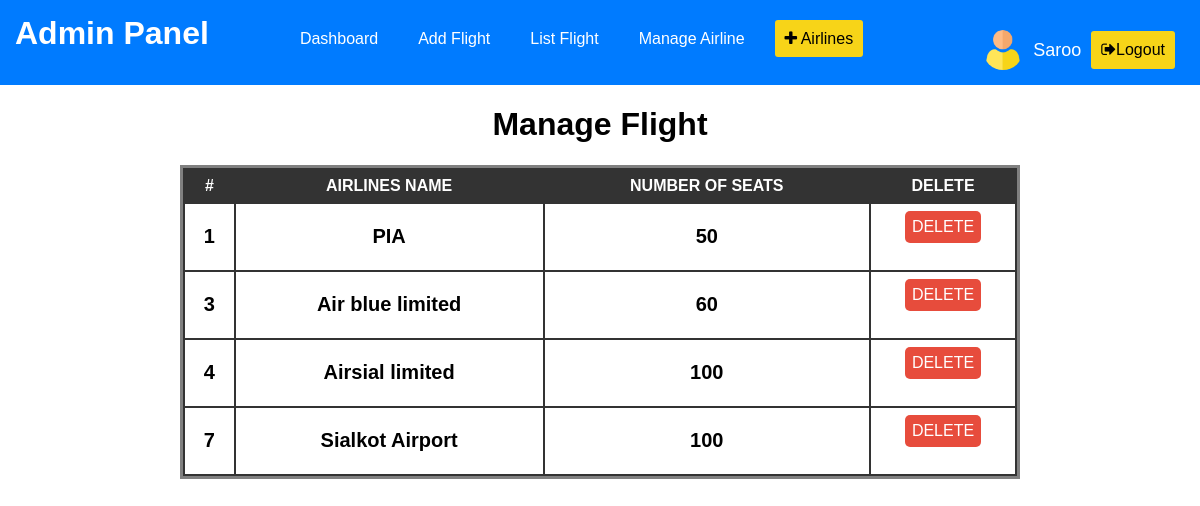
The app's page /admin/manageAirline.php (signed in) with its own data.
### tables this page shows
CREATE TABLE `airlinetbl` (
  `id` int(11) NOT NULL,
  `AirlineName` varchar(30) NOT NULL,
  `Seats` int(11) NOT NULL
);

### admin/manageAirline.php (the view, shortened to what this page needs)
<?php
include('../view/connection.php');
$sql = "select * from airlinetbl";
$Result = mysqli_query($con, $sql);
?>
<html>
<head>
</head>
<body>
    <?php
    include('headerNav.php');
    ?>
    <div id="main-content">
        <table cellpadding="7px">
            <thead>
                <h1 align="center">Manage Flight</h1>
                <th>#</th>
                <th>Airlines Name</th>
                <th>Number of Seats</th>
                <th>Delete</th>
            </thead>
            <tbody>
                <?php
                while ($row = mysqli_fetch_assoc($Result)) {
                ?>
                    <tr>
                        <td><?php echo $row['id']; ?></td>
                        <td><?php echo $row['AirlineName']; ?></td>
                        <td><?php echo $row['Seats']; ?></td>
                        <td>
                            <form action="action/delete.php" method="POST">
                                <button type="submit" class="Delete">Delete</button>
                            </form>
                        </td>
                    </tr>
                <?php
                }
                ?>
            </tbody>
        </table>
    </div>
</body>
</html>

### admin/manageAirline.php (style rules this page uses)
#main-content table { width: 70%; margin: 0 auto; background-color: #333; border-style: solid; text-align: center !important; }
#main-content table th { color: #fff; background-color: #333; text-transform: uppercase; }
#main-content table th:last-child { width: 130px; }
#main-content table td { background-color: #fff; font-size: 20px; font-weight: bold; }
#main-content table td .Delete { font-size: 16px; text-transform: uppercase; padding: 7px; color: #fff; background-color: #e74c3c; cursor: pointer; border: none; text-decoration: none; border-radius: 5px; transition: 0.2s; }

### admin/headerNav.php (style rules this page uses)
body { margin: 0; font-family: Arial, sans-serif; }

### records on screen
airlinetbl: id "1", AirlineName "PIA", Seats "50"
airlinetbl: id "3", AirlineName "Air blue limited", Seats "60"
airlinetbl: id "4", AirlineName "Airsial limited", Seats "100"
airlinetbl: id "7", AirlineName "Sialkot Airport", Seats "100"

### other values on screen
$_SESSION['adminId'] "Saroo"
